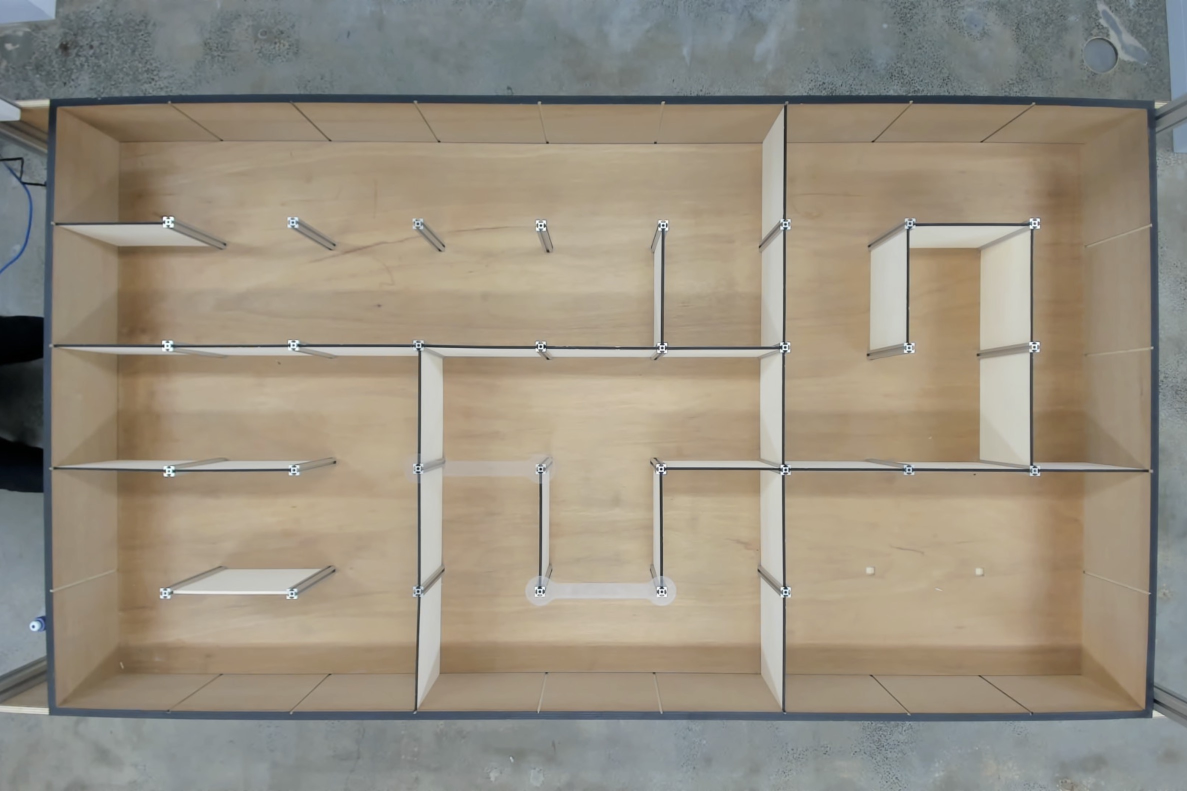
#> input picture maze.jpg, 2374 x 1582 px (shown at 1/2 size)
$ jupyter execute hsv_picker.ipynb
#> lines starting #> are read from the running program, lines starting #| are printed output that depends on the picture
[cell 1]
#import opencv and numpy
import cv2
import numpy as np

#trackbar callback function to update HSV value
def callback(x):
    global H_low, H_high, S_low, S_high, V_low, V_high
    #assign trackbar position value to H, S, V High and low variables
    H_low = cv2.getTrackbarPos('low H', 'controls')
    H_high = cv2.getTrackbarPos('high H', 'controls')
    S_low = cv2.getTrackbarPos('low S', 'controls')
    S_high = cv2.getTrackbarPos('high S', 'controls')
    V_low = cv2.getTrackbarPos('low V', 'controls')
    V_high = cv2.getTrackbarPos('high V', 'controls')

#create a separate window named 'controls' for trackbar
cv2.namedWindow('controls', 2)
cv2.resizeWindow("controls", 550, 10)

#global variables
H_low = 0
H_high = 179
S_low = 0
S_high = 255
V_low = 0
V_high = 255

#create trackbars for high, low H, S, V
cv2.createTrackbar('low H', 'controls', 0, 179, callback)
cv2.createTrackbar('high H', 'controls', 179, 179, callback)
cv2.createTrackbar('low S', 'controls', 0, 255, callback)
cv2.createTrackbar('high S', 'controls', 255, 255, callback)
cv2.createTrackbar('low V', 'controls', 0, 255, callback)
cv2.createTrackbar('high V', 'controls', 255, 255, callback)

while(1):
    #read source image
    img = cv2.imread("maze.jpg")
#> img is the input picture: shape (1582, 2374, 3); mean B, G, R 128.3, 143.1, 151.2

    #scale down the image by a factor of 4
    width = img.shape[1] // 4
#> width = 593
    height = img.shape[0] // 4
#> height = 395
    img = cv2.resize(img, (width, height), interpolation=cv2.INTER_AREA)
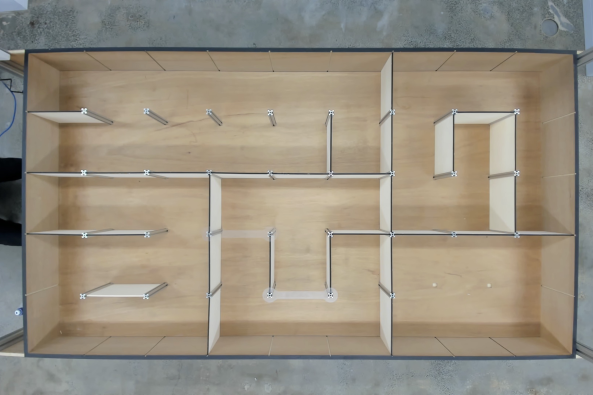
#> img: shape (395, 593, 3); mean B, G, R 128.3, 143.1, 151.2

    #convert source image to HSV color mode
    hsv = cv2.cvtColor(img, cv2.COLOR_BGR2HSV)
#> hsv: shape (395, 593, 3); mean H, S, V 41.1, 50.1, 155

    #define the range for HSV values
    hsv_low = np.array([H_low, S_low, V_low], np.uint8)
    hsv_high = np.array([H_high, S_high, V_high], np.uint8)

    #create mask for the specified HSV range
    mask = cv2.inRange(hsv, hsv_low, hsv_high)
#> mask: shape (395, 593); every value is 255
    #masking HSV value selected color becomes black
    res = cv2.bitwise_and(img, img, mask=mask)

    #show images
    cv2.imshow('mask', mask)
    cv2.imshow('res', res)

    #wait for the user to press escape and break the while loop
    k = cv2.waitKey(1) & 0xFF
#> (key Esc is pressed here)
    if k == 27:
        break

#destroy all windows
cv2.destroyAllWindows()


$ run again, with cylinder11.jpg copied over maze.jpg
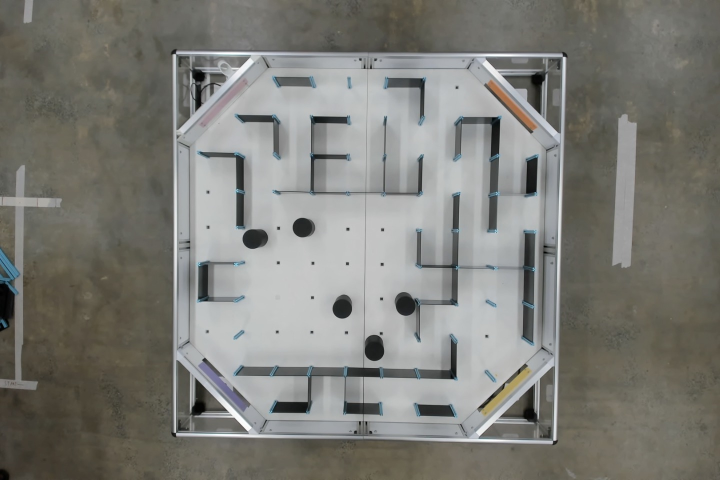
#> input picture cylinder11.jpg, 1440 x 960 px (shown at 1/2 size)
#> img is the input picture: shape (960, 1440, 3); mean B, G, R 118.6, 124.3, 124.6
#> `img = cv2.resize(img, (width, height), interpolation=cv2.INTER_AREA)`:
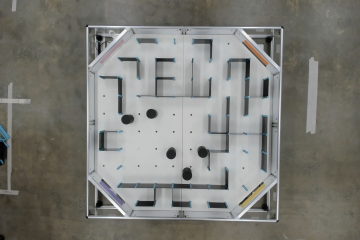
#> img: shape (240, 360, 3); mean B, G, R 118.6, 124.3, 124.6
#> hsv: shape (240, 360, 3); mean H, S, V 49.2, 24, 126.5
#> mask: shape (240, 360); every value is 255
